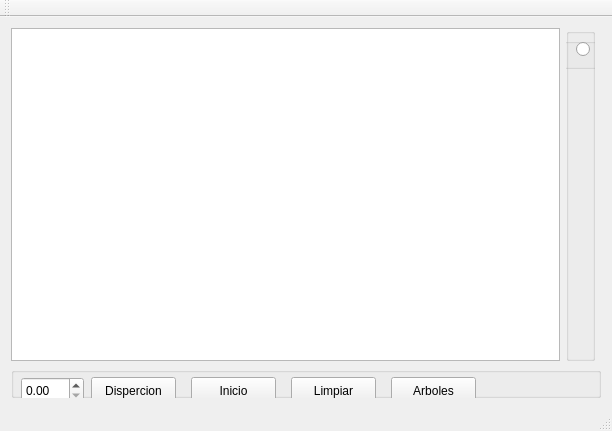
<?xml version="1.0" encoding="UTF-8"?>
<ui version="4.0">
 <class>MainWindow</class>
 <widget class="QMainWindow" name="MainWindow">
  <property name="geometry">
   <rect>
    <x>0</x>
    <y>0</y>
    <width>612</width>
    <height>431</height>
   </rect>
  </property>
  <property name="windowTitle">
   <string>MainWindow</string>
  </property>
  <widget class="QWidget" name="centralWidget">
   <layout class="QGridLayout" name="gridLayout">
    <item row="0" column="0">
     <widget class="QGraphicsView" name="graphicsView"/>
    </item>
    <item row="0" column="1">
     <widget class="QGroupBox" name="groupBox">
      <property name="title">
       <string/>
      </property>
      <widget class="QGroupBox" name="groupBox_3">
       <property name="geometry">
        <rect>
         <x>-20</x>
         <y>10</y>
         <width>581</width>
         <height>31</height>
        </rect>
       </property>
       <property name="title">
        <string/>
       </property>
       <widget class="QRadioButton" name="life">
        <property name="geometry">
         <rect>
          <x>30</x>
          <y>0</y>
          <width>102</width>
          <height>22</height>
         </rect>
        </property>
        <property name="text">
         <string>Game of Life</string>
        </property>
       </widget>
       <widget class="QRadioButton" name="diffussion">
        <property name="geometry">
         <rect>
          <x>150</x>
          <y>0</y>
          <width>121</width>
          <height>22</height>
         </rect>
        </property>
        <property name="text">
         <string>Diffussion Rule</string>
        </property>
       </widget>
       <widget class="QRadioButton" name="personal">
        <property name="geometry">
         <rect>
          <x>300</x>
          <y>0</y>
          <width>111</width>
          <height>22</height>
         </rect>
        </property>
        <property name="text">
         <string>Personalisada</string>
        </property>
       </widget>
      </widget>
     </widget>
    </item>
    <item row="1" column="0" colspan="3">
     <widget class="QGroupBox" name="groupBox_4">
      <property name="title">
       <string/>
      </property>
      <widget class="QDoubleSpinBox" name="doubleSpinBox">
       <property name="geometry">
        <rect>
         <x>10</x>
         <y>10</y>
         <width>63</width>
         <height>27</height>
        </rect>
       </property>
       <property name="maximum">
        <double>100.000000000000000</double>
       </property>
       <property name="singleStep">
        <double>0.010000000000000</double>
       </property>
      </widget>
      <widget class="QPushButton" name="difucion">
       <property name="geometry">
        <rect>
         <x>80</x>
         <y>10</y>
         <width>85</width>
         <height>27</height>
        </rect>
       </property>
       <property name="text">
        <string>Dispercion</string>
       </property>
      </widget>
      <widget class="QPushButton" name="inicio">
       <property name="geometry">
        <rect>
         <x>180</x>
         <y>10</y>
         <width>85</width>
         <height>27</height>
        </rect>
       </property>
       <property name="text">
        <string>Inicio</string>
       </property>
      </widget>
      <widget class="QPushButton" name="limpiar">
       <property name="geometry">
        <rect>
         <x>280</x>
         <y>10</y>
         <width>85</width>
         <height>27</height>
        </rect>
       </property>
       <property name="text">
        <string>Limpiar</string>
       </property>
      </widget>
      <widget class="QPushButton" name="arboles">
       <property name="geometry">
        <rect>
         <x>380</x>
         <y>10</y>
         <width>85</width>
         <height>27</height>
        </rect>
       </property>
       <property name="text">
        <string>Arboles</string>
       </property>
      </widget>
     </widget>
    </item>
   </layout>
  </widget>
  <widget class="QMenuBar" name="menuBar">
   <property name="geometry">
    <rect>
     <x>0</x>
     <y>0</y>
     <width>612</width>
     <height>27</height>
    </rect>
   </property>
  </widget>
  <widget class="QToolBar" name="mainToolBar">
   <attribute name="toolBarArea">
    <enum>TopToolBarArea</enum>
   </attribute>
   <attribute name="toolBarBreak">
    <bool>false</bool>
   </attribute>
  </widget>
  <widget class="QStatusBar" name="statusBar"/>
 </widget>
 <layoutdefault spacing="6" margin="11"/>
 <resources/>
 <connections/>
</ui>
